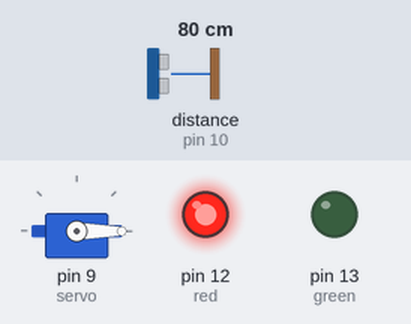
A sketch run on a simulated Arduino Uno, built with avr-gcc and run on an emulated ATmega328P. Shown: servo, output pins drawn as LEDs (lit = HIGH). The inputs (shaded band) are chosen by the test bench; at power-on: distance to the obstacle (sensor on pin 10) 80 cm. The echo pulse lasts 58.3 µs per cm; the ROS host is connected and sends only what is stated.

Above: at 1.8 s.
1.9 s: distance to the obstacle (sensor on pin 10) set to 12 cm
3.4 s: distance to the obstacle (sensor on pin 10) set to 9 cm
At 5.1 s:
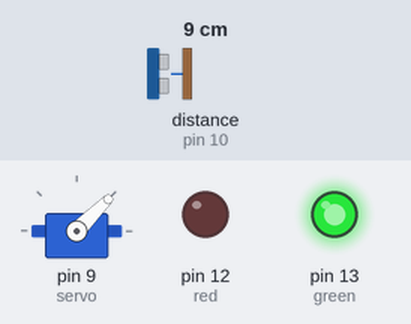
5.5 s: distance to the obstacle (sensor on pin 10) set to 18 cm
At 6.7 s:
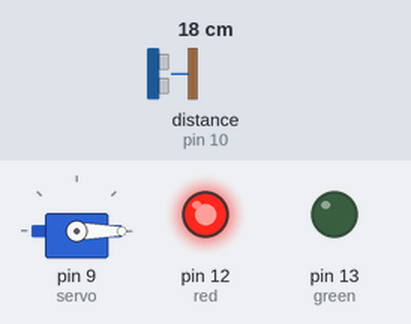
7.5 s: distance to the obstacle (sensor on pin 10) set to 2 cm
At 8.5 s:
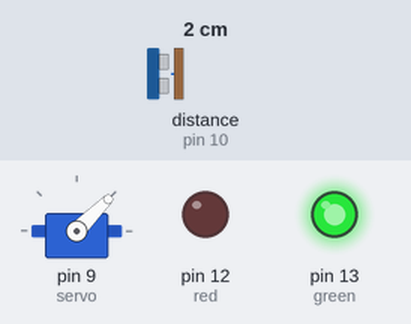
Timing chart, 0 to 10.5 s (numbered marks = the images above; inputs shaded):
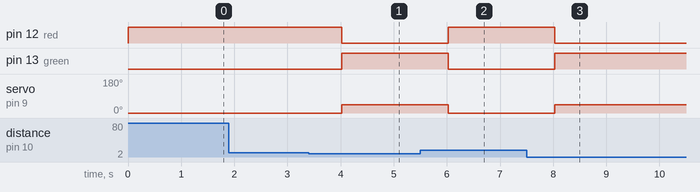

Measured:
- the behaviour switches between 11 and 10 cm on distance to the obstacle (sensor on pin 10) (found by bisection; images 0 and 1)
- after the input at 1.9 s, every drawn part: stays the same
- after the input at 3.4 s, pin 12 (red): HIGH → LOW after 0.62 s; pin 13 (green): LOW → HIGH after 0.62 s; servo on pin 9 (servo): 0° → 45° after 0.62 s
- after the input at 5.5 s, pin 12 (red): LOW → HIGH after 0.52 s; pin 13 (green): HIGH → LOW after 0.52 s; servo on pin 9 (servo): 45° → 0° after 0.52 s
- after the input at 7.5 s, pin 12 (red): HIGH → LOW after 0.53 s; pin 13 (green): LOW → HIGH after 0.53 s; servo on pin 9 (servo): 0° → 45° after 0.53 s

The sketch:

gate.ino
```cpp
/*
 * Parking gate
 */
#include <ros.h>
#include <Ultrasonic.h>
#include <sensor_msgs/Range.h>
#include <Servo.h>

Ultrasonic ultra_a(11,10); // Trigger/Echo
Servo servo;

ros::NodeHandle nh;

sensor_msgs::Range range_msg;
ros::Publisher pub_range( "/ultrasound", &range_msg);

int red = 12;
int green = 13;
int pos = 0;
char frameid[] = "/ultrasound";

void setup()
{
  Serial.begin(9600);
  nh.initNode();
  nh.advertise(pub_range);

  range_msg.radiation_type = sensor_msgs::Range::ULTRASOUND;
  range_msg.header.frame_id =  frameid;
  range_msg.field_of_view = 0.26;
  range_msg.min_range = 2;
  range_msg.max_range = 400;

  pinMode(red,OUTPUT);
  pinMode(green,OUTPUT);
}

void loop()
{
    long dist = ultra_a.Ranging(CM);

    range_msg.range = dist;
    range_msg.header.stamp = nh.now();
    pub_range.publish(&range_msg);
    servo.attach(9);
    nh.spinOnce();

    if(dist<=10){
      servo.write(45);
      digitalWrite(red, LOW);
      digitalWrite(green, HIGH);
      delay(1000);
    }
    else{
      servo.write(pos);
      digitalWrite(red, HIGH);
      digitalWrite(green, LOW);
      delay(1000);

    }
    servo.detach();
}
```
